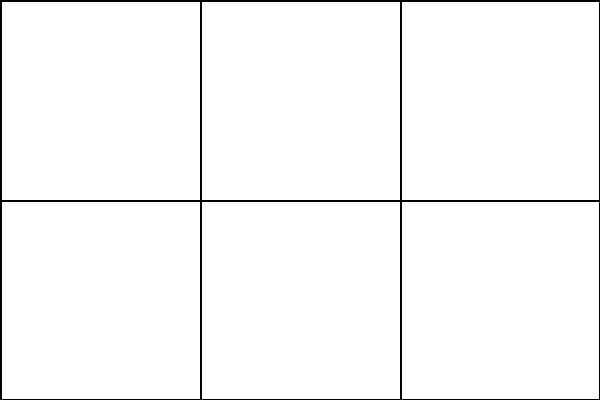

Python code for this plot:
from PIL import Image, ImageDraw

def create_transparent_grid():
    # Configuration
    width, height = 600, 400
    rows, cols = 2, 3
    
    # "RGBA" mode is required for transparency
    # (0, 0, 0, 0) -> R, G, B are 0, Alpha is 0 (Transparent)
    img = Image.new('RGBA', (width, height), color=(0, 0, 0, 0))
    draw = ImageDraw.Draw(img)
    
    # Calculate spacing
    row_step = height / rows
    col_step = width / cols
    
    # Line settings (R, G, B, A) -> Solid Black
    line_color = (0, 0, 0, 255) 
    line_width = 2

    # Draw horizontal lines
    for i in range(rows + 1):
        y = i * row_step
        if y >= height: y = height - 1
        draw.line([(0, y), (width, y)], fill=line_color, width=line_width)

    # Draw vertical lines
    for j in range(cols + 1):
        x = j * col_step
        if x >= width: x = width - 1
        draw.line([(x, 0), (x, height)], fill=line_color, width=line_width)

    # IMPORTANT: You must save as PNG to preserve transparency
    img.save('template_transparent.png', 'PNG')
    img.show()
    print("Transparent template saved as template_transparent.png")

if __name__ == "__main__":
    create_transparent_grid()
